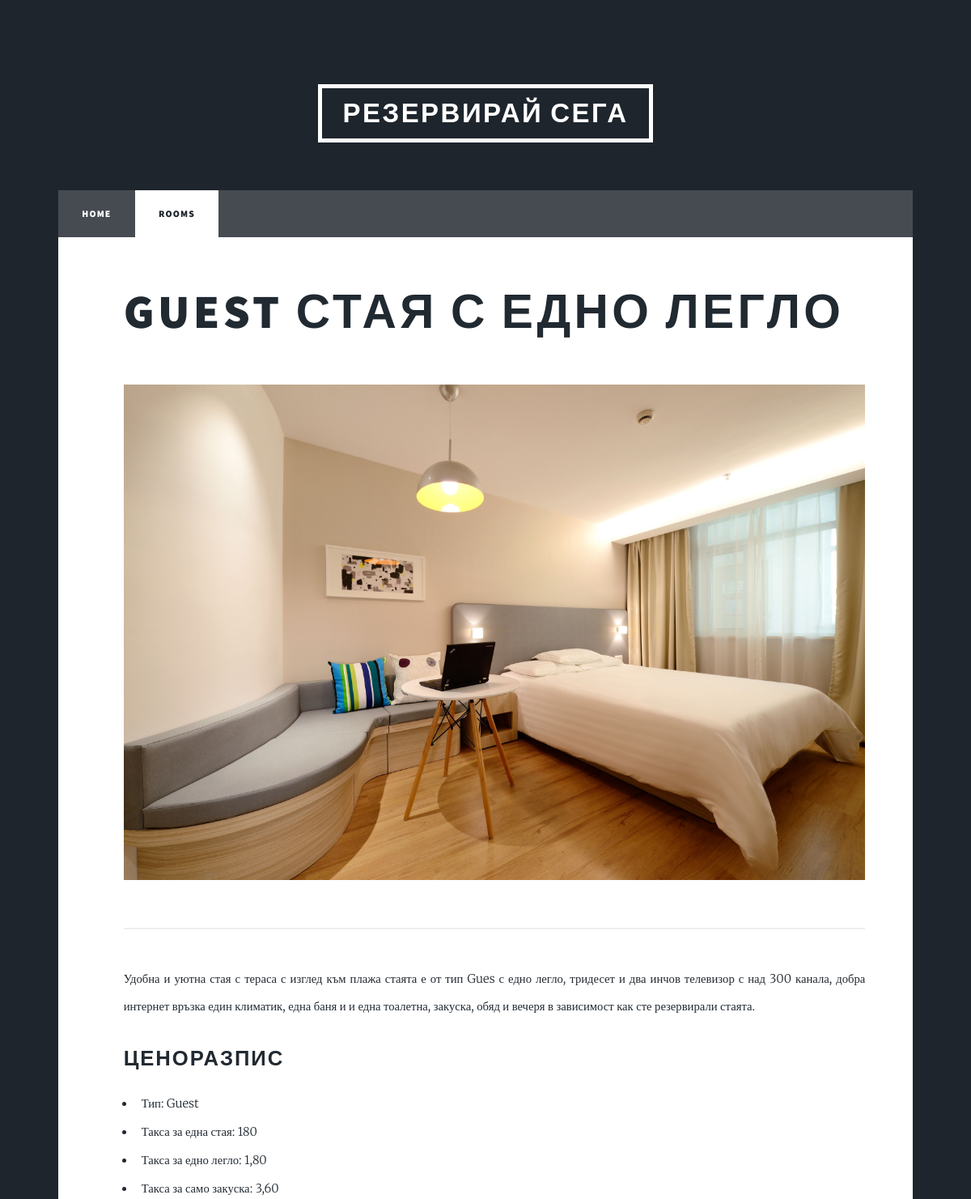
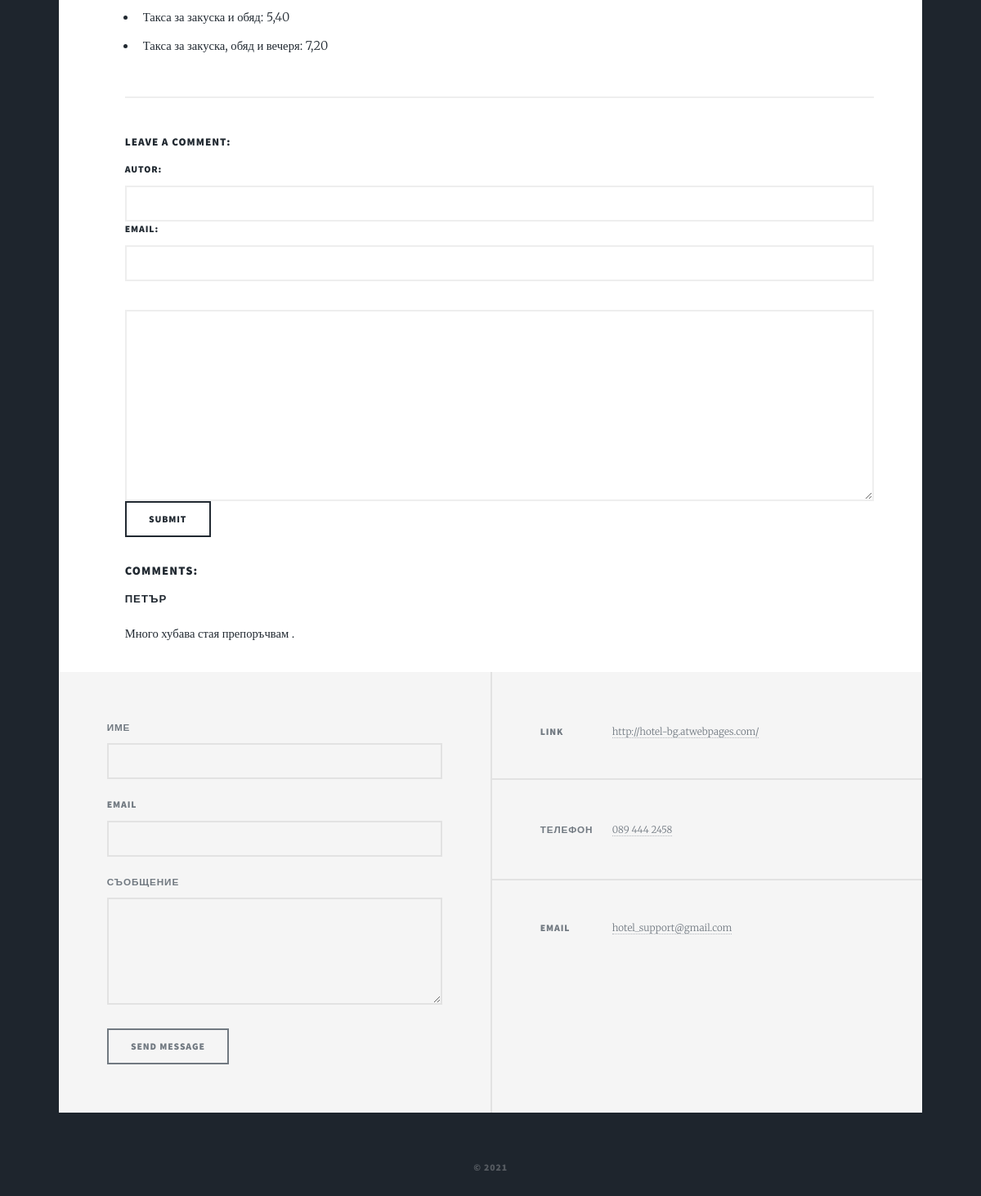
Screenshot of /post.php?postid=46 with the database file from the repository (2 pictures, top to bottom).
### tables this page shows
CREATE TABLE `posts` (
  `id` int(10) NOT NULL,
  `post_category` varchar(10) NOT NULL,
  `post_title` varchar(255) NOT NULL,
  `post_autor` varchar(255) NOT NULL,
  `post_date` varchar(255) NOT NULL,
  `post_edit_date` varchar(255) NOT NULL,
  `post_image` varchar(255) NOT NULL,
  `post_text` text NOT NULL,
  `post_tag` varchar(255) NOT NULL,
  `post_visit_counter` varchar(255) NOT NULL,
  `post_status` varchar(255) NOT NULL,
  `post_priority` varchar(255) NOT NULL
);

CREATE TABLE `comments` (
  `id` int(10) NOT NULL,
  `postid` int(10) NOT NULL,
  `comm_autor` varchar(255) NOT NULL,
  `comm_email` varchar(255) NOT NULL,
  `comm_text` text NOT NULL,
  `comm_status` varchar(50) NOT NULL,
  `comm_date` varchar(255) NOT NULL
);

### post.php (the view, shortened to what this page needs)
<?php
  include "admin/db_connection.php";
?>
<!DOCTYPE html>
<html lang="en">
		<link rel="stylesheet" href="assets/css/main.css" />
    <body class="is-preload">
  <div id="wrapper">
      <header id="header">
        <a href="index.php" class="logo">Резервирай сега</a>
      </header>
      <nav id="nav">
        <ul class="links">
          <li><a href="index.php">Home</a></li>
          <li class="active"><a>Rooms</a></li>
        </ul>
      </nav>
      <div id="main">
<div class="row">
  <?php
  if (isset($_GET['postid']))
  {
    $selected_post_page= $_GET['postid'];
            $sql_select_post_page = "SELECT * FROM posts WHERE id={$selected_post_page}";
            $result_sql_select_post_page = mysqli_query($dbconnection, $sql_select_post_page);
            while ($rowpostpage = mysqli_fetch_assoc($result_sql_select_post_page))
            {
              $view_post_title = $rowpostpage['post_title'];
              $view_post_image = $rowpostpage['post_image'];
              $view_post_text = $rowpostpage['post_text'];
            }
  }
  else
  {
    header("Location: index.php");
  }
   ?>
  <div class="col-lg-8">
    <h1 class="mt-4"><?php echo $view_post_title ?></h1>
    <a class="image main" href="#"><img  src="admin/images/blog/<?php  echo $view_post_image; ?>" alt=""></a>
    <hr>
    <p class="lead"><?php echo $view_post_text; ?></p>
    <hr>
<?php include "layout/comment_form.php" ?>
   <h4>Comments:</h2>
    <?php include "layout/comments.php" ?>
  </div>
</div>
</div>
 		<footer id="footer">
						<section id="blue" class="wide js-section">
							<form method="post" action="mail_handler.php">
								<div class="fields">
									<div class="field">
										<label for="name">Име</label>
										<input type="text" name="name" id="name" />
									</div>
									<div class="field">
										<label for="email">Email</label>
										<input type="text" name="email" id="email" />
									</div>
									<div class="field">
										<label for="message">Съобщение</label>
										<textarea name="msg" id="message" rows="3"></textarea>
									</div>
								</div>
								<ul class="actions">
									<li><input type="submit" name="submit" value="Send Message" id="submit" /></li>
								</ul>
							</form>
						</section>
						<section class="split contact">
							<section>
								<h3>Link</h3>
								<p><a>http://hotel-bg.atwebpages.com/</a></p>
							</section>
							<section>
								<h3>Телефон</h3>
								<p><a>089 444 2458</a></p>
							</section>
							<section>
								<h3>Email</h3>
								<p><a>hotel_support@gmail.com</a></p>
							</section>
						</section>
					</footer>
					<div id="copyright">
						<ul><li>&copy; 2021</ul>
					</div>
			</div>
</body>
</html>

### layout/comments.php (shortened to what this page needs)
<?php
if (isset($_GET['postid']))
{
	$id_post_for_comment = $_GET['postid'];
    $sql_select_comment_for_post = "SELECT * FROM comments WHERE comm_status= 1 AND postid = $id_post_for_comment";
    $result_sql_select_comment_for_post = mysqli_query($dbconnection, $sql_select_comment_for_post);
                while ($rowcomment_for_post = mysqli_fetch_assoc($result_sql_select_comment_for_post))
                {
                  $view_comm_autor = $rowcomment_for_post['comm_autor'];
                  $view_comm_text = $rowcomment_for_post['comm_text'];
?>
<div class="media mb-4">
          <div class="media-body">
            <h5 class="mt-0">
            <?php
            if (!empty($view_comm_autor))
            {
              echo $view_comm_autor;
            ?>
            </h5>
            <?php
              echo $view_comm_text;
           }
            ?>
          </div>
        </div>
<?php
 }
}
 ?>

### post.php (style rules this page uses)
*, *::before, *::after { padding: 0; margin: 0; box-sizing: border-box; }
button.back-to-top:hover, button.back-to-top:active, button.back-to-top:focus, { outline: 0 !important; }

### rows the page displays
posts: post_title "GUEST СТАЯ С ЕДНО ЛЕГЛО", post_image (picture), post_text "Удобна и уютна стая с тераса с изглед към плажа стаята е от тип Gues с едно легло, тридесет и два инчов телевизор с над 300 канала, добра интернет връзка един климатик, една баня и и една тоалетна, закуска, обяд и вечеря в зависимост как сте резервирали стаята. ЦЕНОРАЗПИС Тип: Guest Такса за една стая: 180 Такса за едно легло: 1,80 Такса за само закуска: 3,60 Такса за закуска и обяд: 5,40 Такса за закуска, обяд и вечеря: 7,20"
comments: comm_autor "ПЕТЪР", comm_text "Много хубава стая препоръчвам ."
